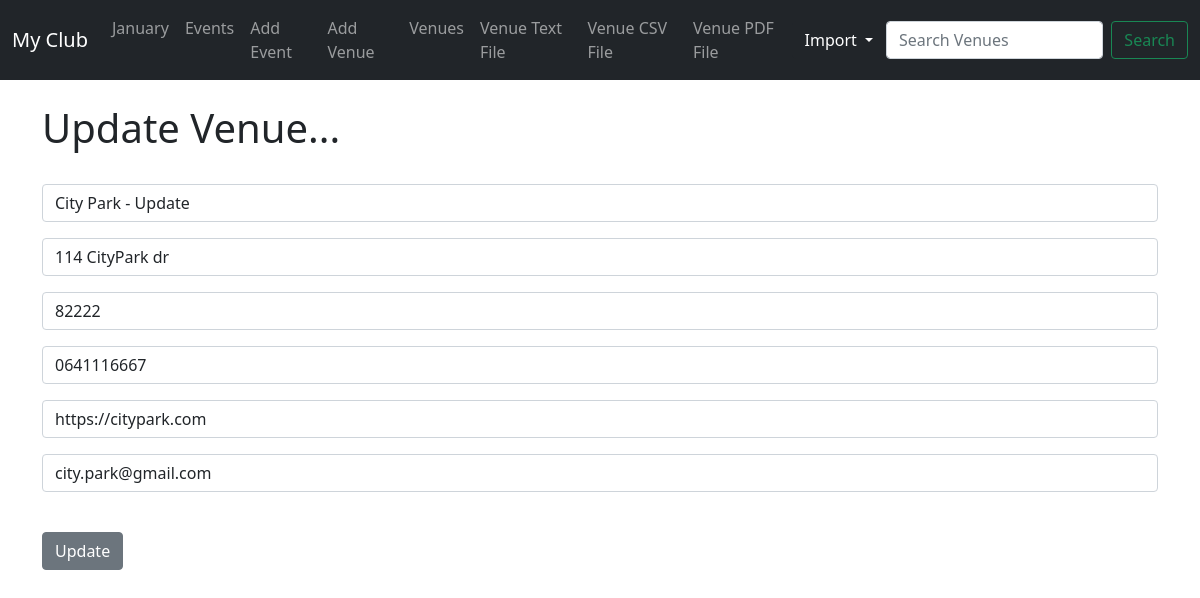
/update_venue/1/, run on the app's committed database.
### events/models.py (models this page shows, shortened)
class Venue(models.Model):
    name = models.CharField('Venue Name', max_length=200)
    address = models.CharField(max_length=300)
    zip_code = models.CharField('Zip Code', max_length=30)
    phone = models.CharField('Contact Phone', max_length=35, blank=True)
    web = models.URLField('Website Address', blank=True)
    email_address = models.EmailField('Email Address', blank=True)

### events/views.py (the view)
# urls.py: path('update_venue/<venue_id>/', views.update_venue, name='update_venue'),
def update_venue(request, venue_id):
    venue = Venue.objects.get(pk=venue_id)
    form = VenueForm(request.POST or None, instance=venue)
    if form.is_valid():
        form.save()
        return redirect('list_venues')
    context = {
        'venue': venue,
        'form': form,
    }
    return render(request, 'events/update_venue.html', context)

### events/forms.py
class VenueForm(ModelForm):
    class Meta:
        model = Venue
        fields = ('name', 'address', 'zip_code', 'phone', 'web', 'email_address')
        labels = {
            'name': '',
            'address': '',
            'zip_code': '',
            'phone': '',
            'web': '',
            'email_address': '',
        }
        widgets = {
            'name': forms.TextInput(attrs={'class': 'form-control', 'placeholder':'Venue Name'}),
            'address': forms.TextInput(attrs={'class': 'form-control', 'placeholder':'Address'}),
            'zip_code': forms.TextInput(attrs={'class': 'form-control', 'placeholder':'Zip Code'}),
            'phone': forms.TextInput(attrs={'class': 'form-control', 'placeholder':'Phone'}),
            'web': forms.TextInput(attrs={'class': 'form-control', 'placeholder':'Web Address'}),
            'email_address': forms.EmailInput(attrs={'class': 'form-control', 'placeholder':'Email'}),
        }

### events/templates/events/update_venue.html (shortened to what this page needs)
{% extends 'events/base.html' %}
{% block content %}
    <h1>Update Venue...</h1>
    <br>
    <form action="" method="POST">
        {{ form.as_p }}
        <br>
        <input type="submit" value="Update" class="btn btn-secondary">
    </form>
{% endblock content %}

### data on the page
Venue: name "City Park - Update", address "114 CityPark dr", zip_code "82222", phone "0641116667", web "https://citypark.com", email_address "city.park@gmail.com"
